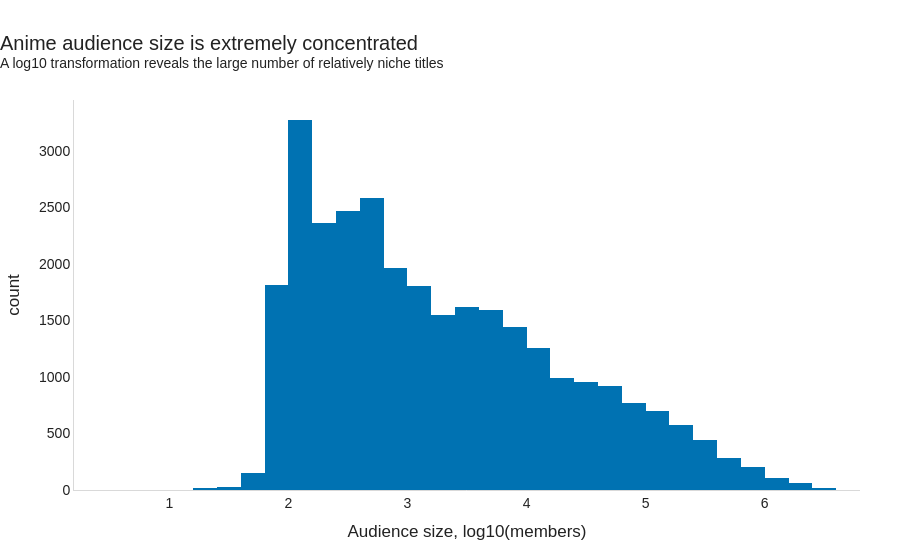

Notebook code for this chart:
### Markdown cell above
### 7.5 Audience-size skew

Audience size is highly unequal: a small number of anime attract millions of members, while most titles have much smaller audiences.

A logarithmic transformation is used to make this distribution easier to inspect.

### Code cell
members_df = df[
    df["members"] > 0
].copy()

fig = px.histogram(
    members_df,
    x="log_members",
    nbins=40,
    color_discrete_sequence=[HIGHLIGHT_COLOR],
    labels={
        "log_members": "Audience size, log10(members)",
        "count": "Number of anime"
    }
)

fig.update_traces(
    hovertemplate=(
        "Log audience range: %{x}<br>"
        "Anime titles: %{y:,.0f}"
        "<extra></extra>"
    )
)

fig = apply_chart_style(
    fig,
    title="Anime audience size is extremely concentrated",
    subtitle="A log10 transformation reveals the large number of relatively niche titles"
)

fig.show()

### Figure 1 — Plotly figure (JSON) as saved in the notebook; plotly's stock layout.template omitted (floating-point values rounded to 4 significant figures; data arrays with more than 128 entries replaced by an {"elided": "..."} marker saying what was removed)
{"data": [{"bingroup": "x", "hovertemplate": "Log audience range: %{x}<br>Anime titles: %{y:,.0f}<extra></extra>", "legendgroup": "", "marker": {"color": "#0072B2", "pattern": {"shape": ""}}, "name": "", "nbinsx": 40, "orientation": "v", "showlegend": false, "type": "histogram", "x": {"elided": "29935 float values"}, "xaxis": "x", "yaxis": "y"}], "layout": {"barmode": "relative", "font": {"color": "#222222", "family": "Arial", "size": 14}, "hoverlabel": {"bgcolor": "white", "font": {"size": 13}}, "legend": {"title": {"text": ""}, "tracegroupgap": 0}, "margin": {"b": 70, "l": 70, "r": 40, "t": 100}, "paper_bgcolor": "white", "plot_bgcolor": "white", "title": {"text": "Anime audience size is extremely concentrated<br><sup>A log10 transformation reveals the large number of relatively niche titles</sup>", "x": 0, "xanchor": "left"}, "xaxis": {"anchor": "y", "domain": [0, 1], "linecolor": "#D9D9D9", "showgrid": false, "title": {"text": "Audience size, log10(members)"}, "zeroline": false}, "yaxis": {"anchor": "x", "domain": [0, 1], "linecolor": "#D9D9D9", "showgrid": false, "title": {"text": "count"}, "zeroline": false}}}
